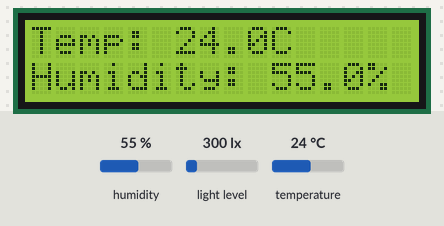
Simulated run of this sketch. Board: Arduino Uno, built with avr-gcc and run on an emulated ATmega328P. Parts: 16×2 character LCD. Wiring (inferred from the names in the program): HTU21/Si7021 sensor at I2C address 0x40. The inputs (shaded band) are chosen by the test bench; at power-on: humidity 55 %, light level 300 lx, temperature 24 °C. What the sketch prints to the serial monitor is not drawn.

Above: at 1.2 s.
1.3 s: humidity set to 22 %
At 7.2 s:
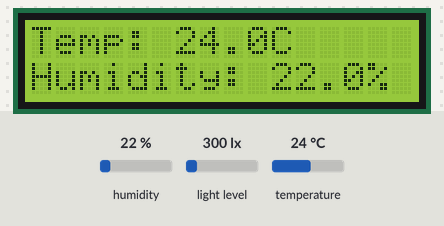
13.3 s: light level set to 40 lx
At 22.1 s:
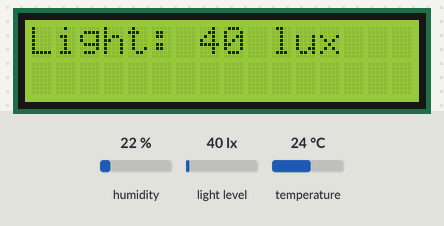
25.3 s: temperature set to 12 °C
At 31.2 s:
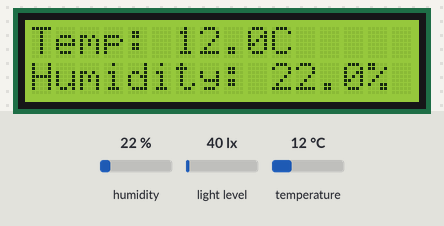
35.1 s: humidity set to 40 %
At 37.8 s:
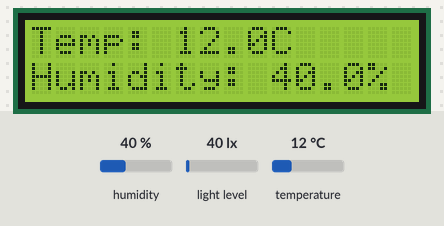
41.9 s: light level set to 500 lx
At 46.2 s:
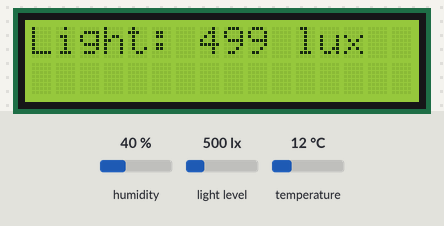
Timing chart, 0 to 47.7 s (numbered marks = the images above; inputs shaded):
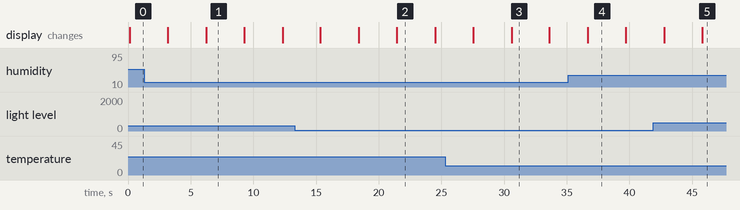

The sketch:

tm_hm_lcd.ino
```cpp
#include <Wire.h>
#include <LiquidCrystal_I2C.h>
#include <BH1750.h>

#define SI7021_ADDR 0x40  // 7-bit I2C address of Si7021

// Si7021 command codes
#define CMD_MEASURE_RH_WITHHOLD  0xE5  // Measure RH with Hold Master
#define CMD_MEASURE_TEMP_WITHHOLD 0xE3  // Measure Temperature with Hold Master

// Initialize the LCD (address 0x27, 16 columns, 2 rows)
LiquidCrystal_I2C lcd(0x27, 16, 2);

// Initialize the BH1750 light sensor
BH1750 lightMeter;

void setup() {
  Serial.begin(9600);
  Wire.begin();  // Join I2C bus as master

  // Initialize LCD
  lcd.begin(16, 2);  // Initialize LCD with 16 columns and 2 rows
  lcd.backlight();  // Turn on the backlight

  // Initialize the BH1750 light sensor
  lightMeter.begin();

  // Reset the Si7021 sensor
  Wire.beginTransmission(SI7021_ADDR);
  Wire.write(0xFE);  // Reset command
  Wire.endTransmission();
  delay(15);  // Allow time for reset

  // Check if the Si7021 sensor is present
  if (checkSensor()) {
    Serial.println("Si7021 sensor found.");
  } else {
    Serial.println("Si7021 sensor not found.");
  }
}

void loop() {
  // Read data from sensors
  float humidity = readHumidity();
  float temperature = readTemperature();
  uint16_t light = readLightIntensity();

  // Display the readings on LCD for 3 seconds
  lcd.clear();
  lcd.setCursor(0, 0);
  lcd.print("Temp: ");
  lcd.print(temperature, 1);
  lcd.print("C");

  lcd.setCursor(0, 1);
  lcd.print("Humidity: ");
  lcd.print(humidity, 1);
  lcd.print("%");

  // Serial Monitor output
  Serial.print("Temperature: ");
  Serial.print(temperature, 1);
  Serial.print(" C | Humidity: ");
  Serial.print(humidity, 1);
  Serial.print(" % | Light: ");
  Serial.print(light);
  Serial.println(" lux");

  delay(3000);  // Wait for 3 seconds before updating the display

  // Update the LCD with light intensity for 3 seconds
  lcd.clear();
  lcd.setCursor(0, 0);
  lcd.print("Light: ");
  lcd.print(light);
  lcd.print(" lux");

  // Serial Monitor output for light intensity
  Serial.print("Light: ");
  Serial.print(light);
  Serial.println(" lux");

  delay(3000);  // Wait for 3 seconds before the next loop
}

// Check if sensor is present on I2C
bool checkSensor() {
  Wire.beginTransmission(SI7021_ADDR);
  return Wire.endTransmission() == 0;  // If no error, sensor is present
}

// Read raw data from the Si7021 sensor
uint16_t readRaw(uint8_t cmd) {
  Wire.beginTransmission(SI7021_ADDR);
  Wire.write(cmd);
  Wire.endTransmission();
  delay(20);  // Wait for measurement to complete

  Wire.requestFrom(SI7021_ADDR, (uint8_t)2);  // Request 2 bytes of data
  return Wire.available() == 2 ? (Wire.read() << 8) | Wire.read() : 0;
}

// Read humidity from the Si7021 sensor
float readHumidity() {
  uint16_t raw = readRaw(CMD_MEASURE_RH_WITHHOLD);
  return ((125.0 * raw) / 65536.0) - 6.0;  // Convert to percentage
}

// Read temperature from the Si7021 sensor
float readTemperature() {
  uint16_t raw = readRaw(CMD_MEASURE_TEMP_WITHHOLD);
  return ((175.72 * raw) / 65536.0) - 46.85;  // Convert to Celsius
}

// Read light intensity from the BH1750 sensor
uint16_t readLightIntensity() {
  return lightMeter.readLightLevel();  // Returns light level in lux
}
```

Measured:
- after the input at 1.3 s, the display: first differs from a run without the input after 4.9 s (image 1)
- after the input at 13.3 s, the display: first differs from a run without the input after 8.1 s (image 2)
- after the input at 25.3 s, the display: first differs from a run without the input after 5.3 s (image 3)
- after the input at 35.1 s, the display: changes after 1.6 s (image 4)
- after the input at 41.9 s, the display: first differs from a run without the input after 3.9 s (image 5)
- what the display in image 1 shows lasts 3.1 s, from 6.2 s to 9.3 s
- what the display in image 2 shows lasts 3.1 s, from 21.4 s to 24.5 s
